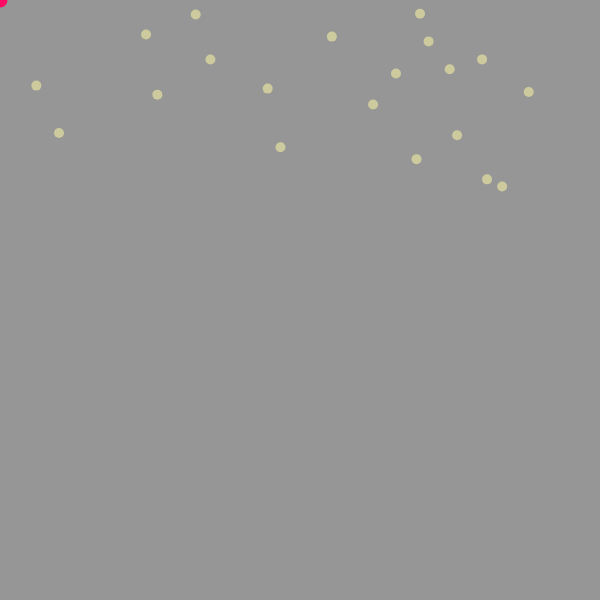
Frame 1 (no input)
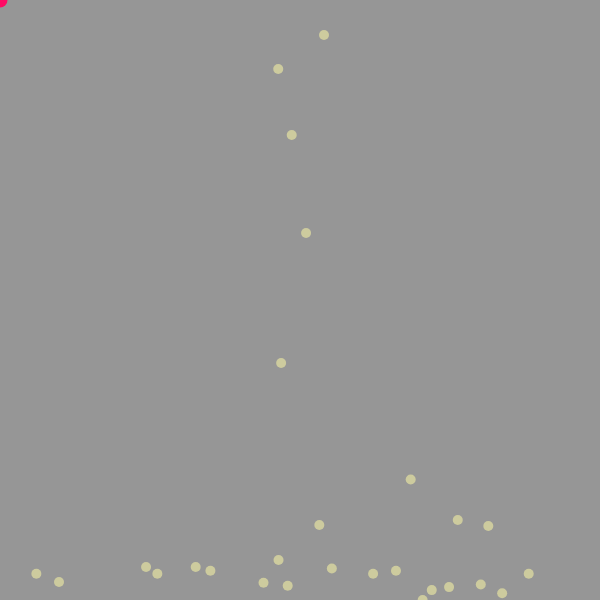
Frame 60 (no input)
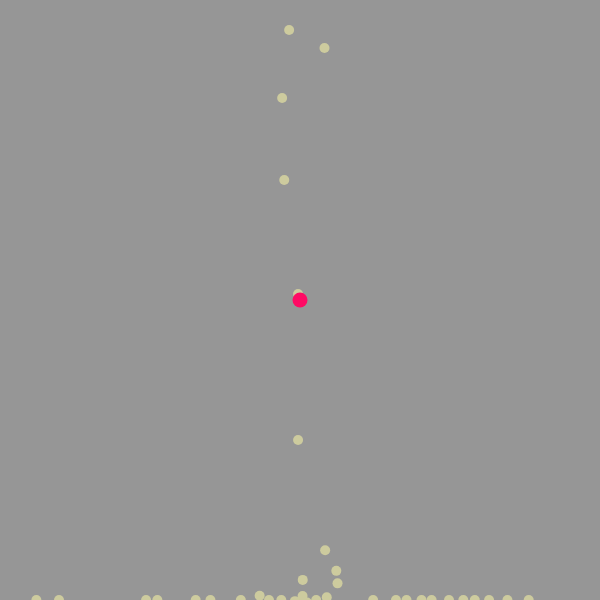
Frame 120 (the mouse pressed at the canvas centre since frame 60)

The p5.js sketch that drew these frames (run headless with seeded random() and noise() and a simulated clock; from frame 60 on, the mouse is pressed at the canvas centre):

// p5.js sketch
// ── sketch.js
function pos(n) {
	if (n < 0) {
		n *= -1
	}
	return n
}

class Grain {
    constructor(x,y, m) {
    	this.pos = createVector(x,y)
    	this.vel = createVector(0,0)
    	this.acc = createVector(0,0)
        this.mass = m
    }
	dist(other) {
		return sqrt( pos(other.x-this.pos.x)**2 + pos(other.y-this.pos.y)**2 )
	}
    draw() {
        stroke(205, 203, 158)
        strokeWeight(this.mass*2)
        noFill()
        point(this.pos.x, this.pos.y)
    }
	update(sand) {
        this.acc.y += GRAV

        //Collision
        var hasCollid = false
        for (grain of sand) {
            if (grain != this && this.dist(grain.pos) - this.mass - grain.mass <= 0) {
                hasCollid = true
                var mX = (grain.pos.x-this.pos.x -this.mass -grain.mass)/4
                var mY = (grain.pos.y-this.pos.y -this.mass -grain.mass)/4
                if (this.pos.x > grain.pos.x) {
                    this.pos.x -= mX
                    grain.pos.x += mX
                } else {
                    this.pos.x += mX
                    grain.pos.x -= mX
                }
                if (this.pos.y > grain.pos.y) {
                    this.pos.y -= mY
                    grain.posyx += mY
                } else {
                    this.pos.y += mY
                    grain.pos.y -= mY
                }
                //this.vel.mult(-1)
                //grain.vel.mult(-1)
                var momX = (this.vel.x*this.mass + grain.vel.x*grain.mass)/4
                var momY = (this.vel.y*this.mass + grain.vel.y*grain.mass)/4
                this.acc.x = -momX/this.mass
                this.acc.y = -momY/this.mass
                grain.acc.x = -momX/grain.mass
                grain.acc.y = -momY/grain.mass
            }
        }

		//Physics
		this.vel.add(this.acc)

		this.acc.mult(0)

        this.pos.add(this.vel)

		//Off screen
		if (this.pos.x < 0 || this.pos.x > width) {
            this.pos.x = constrain(this.pos.x, 0,width)
            this.vel.x *= -0.25
		}
		if (this.pos.y < 0 || this.pos.y > height) {
            this.pos.y = constrain(this.pos.y, 0,height)
            this.vel.y *= -0.25
		}
	}
}

function setup() {
	createCanvas(600,600)
    cursor("none")
    GRAV = 0.5
    sand = []
    size = 5
	for (i=0; i < 20; i++) {
		sand.push( new Grain(random(width), random(0, height/3), size) )
	}
    prevMillis = 0
}

function draw() {
    if (millis()-prevMillis > 125) {
        sand.push(new Grain(width/2+random(-25,25), 30, size))
        prevMillis = millis()
    }

	background(150)

	for (grain of sand) {
        grain.draw()
		grain.update(sand)
	}

	stroke(255,10,100)
    strokeWeight(15)
	point(mouseX, mouseY)
}

function mousePressed() {
    sand.push(new Grain(mouseX, mouseY, size))
}
